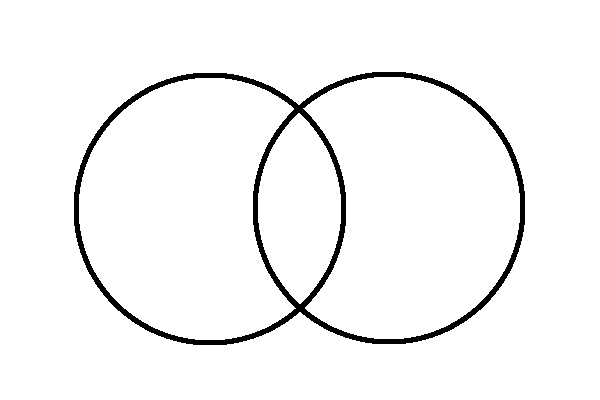
#> input picture sketchquery/samples/elements/joins/thejoin.png, 600 x 400 px, found by its file name
$ python orbtest.py
#> lines starting #> are read from the running program, lines starting #| are printed output that depends on the picture; after the words box and inside, x2 and y2 are one past the last pixel; in counts of white or black regions, pixels touching at a corner belong together
import numpy as np
import cv2
import matplotlib.pyplot as plt
img1 = cv2.imread('/Users/Amila/Documents/FIT@UoM/Studies/Level 4/Project/isyntax/sketchquery/samples/elements/joins/thejoin.png',0)          # queryImage
#> img1: shape (400, 600); 96.3% white; 1 black region, box (x1, y1, x2, y2) and area: (74, 72, 525, 345) 8862
img2 = cv2.imread('/Users/Amila/Documents/FIT@UoM/Studies/Level 4/Project/isyntax/sketchquery/samples/elements/joins/join-in-scene.png',0) # trainImage
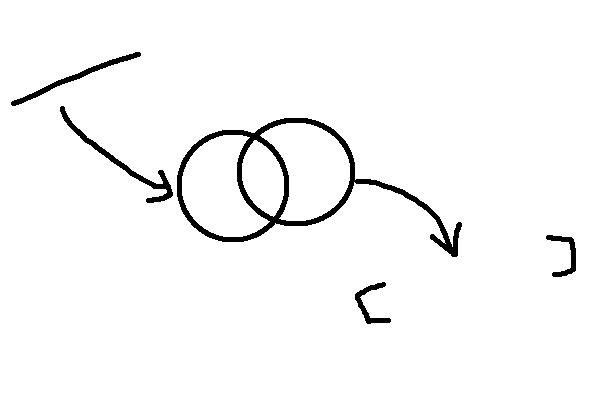
#> input picture sketchquery/samples/elements/joins/join-in-scene.png, 600 x 400 px, found by its file name
#> img2: shape (400, 600); 97.1% white; 5 black regions, box (x1, y1, x2, y2) and area: (177, 118, 462, 257) 4485, (60, 106, 173, 203) 983, (11, 52, 141, 106) 729, (355, 282, 391, 324) 417, (546, 235, 576, 277) 392
# Initiate ORB detector
orb = cv2.ORB_create()
# find the keypoints and descriptors with ORB
kp1, des1 = orb.detectAndCompute(img1,None)
#> kp1 = 379 keypoints; strongest (x, y, size): (299, 306, 77.1), (301, 307, 64.3), (297, 106, 64.3), (305, 108, 64.3)
kp2, des2 = orb.detectAndCompute(img2,None)
#> kp2 = 421 keypoints; strongest (x, y, size): (168, 193, 64.3), (169, 194, 53.6), (271, 219, 77.1), (164, 184, 77.1)


# create BFMatcher object
bf = cv2.BFMatcher(cv2.NORM_HAMMING, crossCheck=False)
# Match descriptors.
matches = bf.match(des1,des2)
#> matches = 379 matches
# Sort them in the order of their distance.
matches = sorted(matches, key = lambda x:x.distance)
# Draw first 10 matches.
# img3 = img2.copy();
img3 = cv2.drawMatches(img1,kp1,img2,kp2,matches[:10], outImg=None, flags=2)
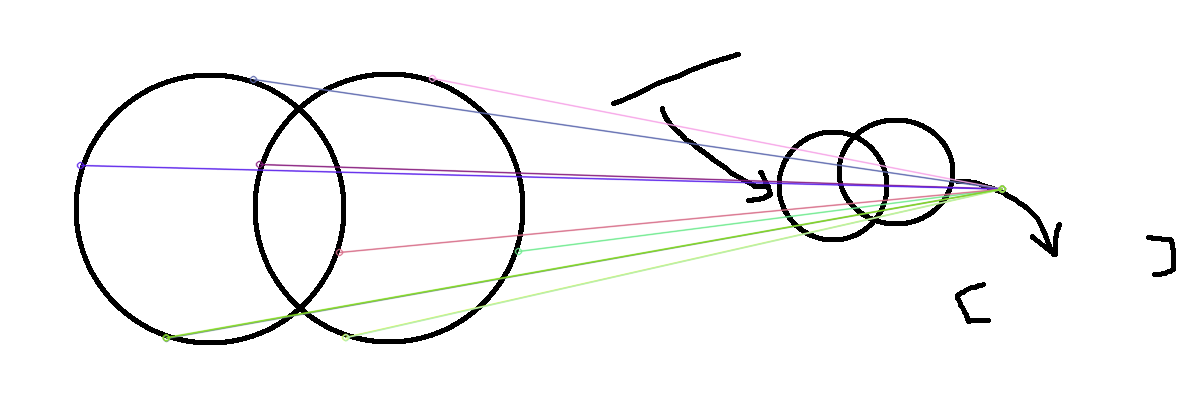
#> img3: shape (400, 1200, 3); mean of channels 0, 1, 2 245.1, 244.9, 245.1; drawn as B, G, R
plt.imshow(img3),plt.show()
